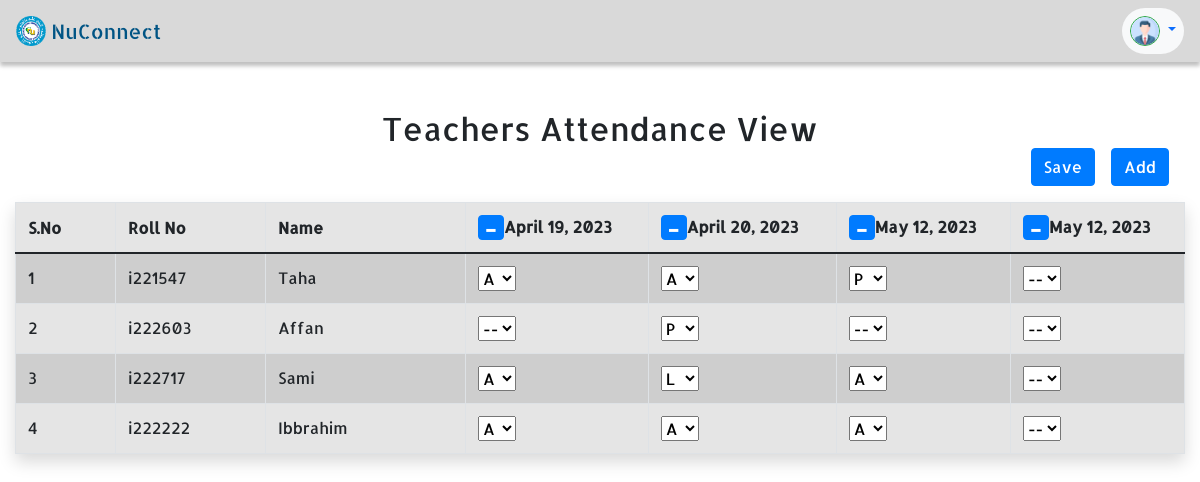
Page /attendance/ on the earlier database version.
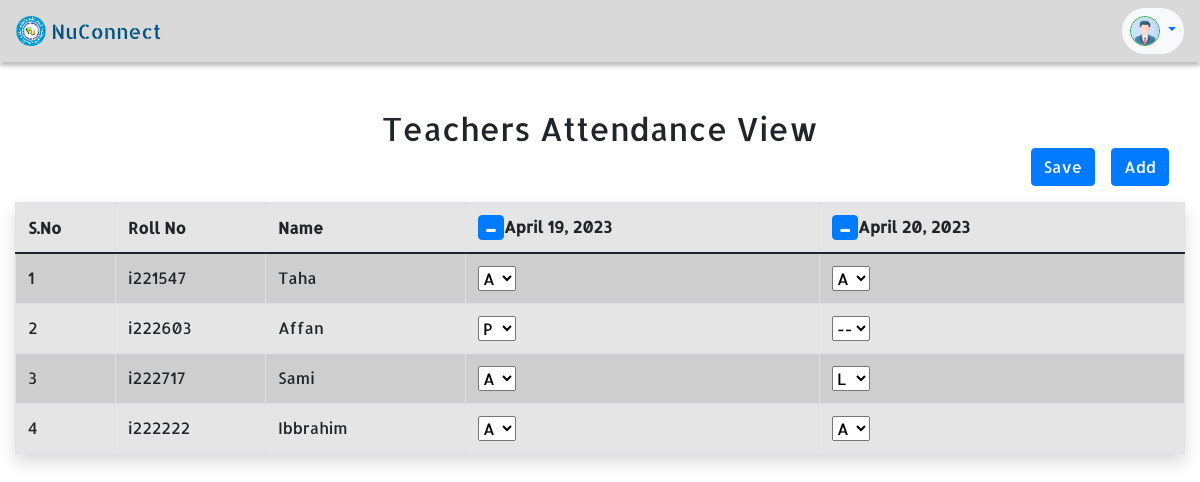
Same page on the later database version.
### Attendance/models.py (models this page shows)
class Date(models.Model):
    date = models.DateField()

class Student(models.Model):
    Name = models.CharField(max_length=150)
    RollNo = models.CharField(max_length=150)

class Attendance(models.Model):
    date = models.ForeignKey(Date, on_delete=models.CASCADE)
    student = models.ForeignKey(Student, on_delete=models.CASCADE)
    attendance = models.CharField(max_length=1)

### Attendance/views.py (the view)
# urls.py: path('', views.main , name='home'),
def main(request):
    students = Student.objects.all()
    dates = Date.objects.all()
    rows = []
    serialNo=0
    for aStudent in students:
        serialNo += 1
        AttendanceForOneStudent = []
        for aDate in dates:
            aAttendance = Attendance.objects.filter(student=aStudent, date=aDate).first()
            AttendanceForOneStudent.append(aAttendance.attendance)
        aRow = {
                'SNo': serialNo,
                'name': aStudent.Name,
                'rollNo': aStudent.RollNo,
                'attendanceList' : AttendanceForOneStudent,
        }
        rows.append(aRow)
    context = {
        'dates' : dates,
        'rows': rows,
        'date': date.today()
    }
    return render(request, 'attendance_page.html', context)

### templates/attendance_page.html (shortened to what this page needs)
{% extends 'base.html' %}
{% block body %}
<div class="container mt-5" style="max-width: 2000px;" style=>
    <h2 class="text-center mb-3 mb-md-0 me-md-auto link-body-emphasis">Teachers Attendance View</h2>
    <button id="Adding_a_Column" style="float: right;" class='mb-3 mr-3 btn btn-primary ml-auto'>Add</button>
    <button id="Saving_Everything" style="float: right;" class='mb-3 mr-3 btn btn-primary ml-auto'>Save</button>
    <table class="table table-striped mt-3 table-rounded table-bordered shadow" style="background-color: rgb(229, 229, 229);" id = 'Attendance_Sheet'>
        <colgroup>
            <col style="width: 100px;">
            <col style="width: 150px;">
            <col style="width: 200px;">
        </colgroup>
        <thead>
            <tr>
                <th> S.No </th>
                <th>Roll No</th>
                <th>Name</th>
                {% for date in dates %}
                    <th id="Date_Heading_{{forloop.counter}}">
                        <button id="Delete_Button_{{forloop.counter}}" style="float: left; height:25px; width:10px; display:flex; justify-content:center; align-items:center; font-size: 30px;" class='btn btn-primary ml-auto'>-</button>
                        <div id ="TheDate">{{date.date}}</div>
                    </th>
                {% endfor %}
            </tr>
        </thead>
        <tbody>
            {% for row in rows %}
            <tr>
                <td>{{row.SNo}}</td>
                <td>{{row.rollNo}}</td>
                <td>{{row.name}}</td>
                {% for aAttendance in row.attendanceList %}
                    <td>
                    <select id='drop_down_attendance{{forloop.counter}}'>
                        {% if aAttendance == "--" %}
                            <option value="--" selected>--</option>
                        {% elif aAttendance == "A" %}
                            <option value="absent" selected>A</option>
                        {% elif aAttendance == "P" %}
                            <option value="present" selected>P</option>
                        {% else %}
                            <option value="late" selected>L</option>
                        {% endif %}
                    </select>
                    </td>
                {% endfor %}
            </tr>
            {% endfor %}
        </tbody>
    </table>
</div>
{% endblock body %}

Differences in the rows shown:
removed Date: date "May 12, 2023"
removed Date: date "May 12, 2023"
no longer on this page (row edited): Attendance: attendance "--"
removed Attendance: attendance "--"
removed Attendance: attendance "--"
removed Attendance: attendance "--"
removed Attendance: attendance "--"
Other differences:
list line gone: "P"
new list line: "P"
list line gone: "A"
